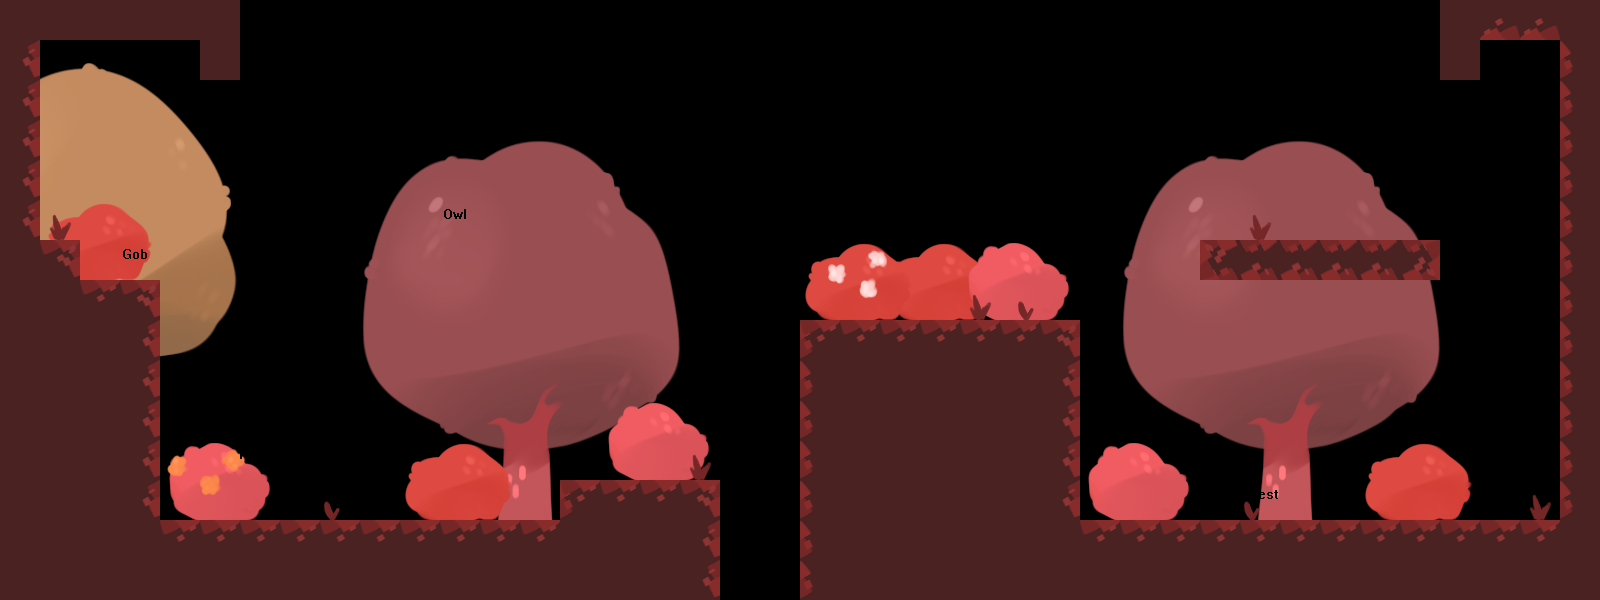

This game map was drawn from its Tiled (.tmx) file and the tilesets committed beside it. A one-line description and the trimmed map source follow:
An orthogonal 40x15 tile map with 40x40 px tiles, 5 tile layers (Bg1, Bg2, Bg3, Solid Tiles, ...).

<map version="1.0" orientation="orthogonal" renderorder="right-down" width="40" height="15" tilewidth="40" tileheight="40" nextobjectid="1">
 <tileset firstgid="1" name="Tileset" tilewidth="40" tileheight="40" tilecount="540">
  <image source="../images/tileset.png" width="1800" height="480" />
 </tileset>
 <layer name="Bg1" width="40" height="15">
  <data>[600 cells, 205 non-empty, 129 distinct tile ids]</data>
 </layer>
 <layer name="Bg2" width="40" height="15">
  <data>[600 cells, 52 non-empty, 24 distinct tile ids]</data>
 </layer>
 <layer name="Bg3" width="40" height="15">
  <data>[600 cells, 11 non-empty, 3 distinct tile ids]</data>
 </layer>
 <layer name="Solid Tiles" width="40" height="15">
  <data>[600 cells, 176 non-empty, 10 distinct tile ids]</data>
 </layer>
 <layer name="PCs" width="40" height="15">
  <data>[600 cells, 4 non-empty, 4 distinct tile ids]</data>
 </layer>
</map>
